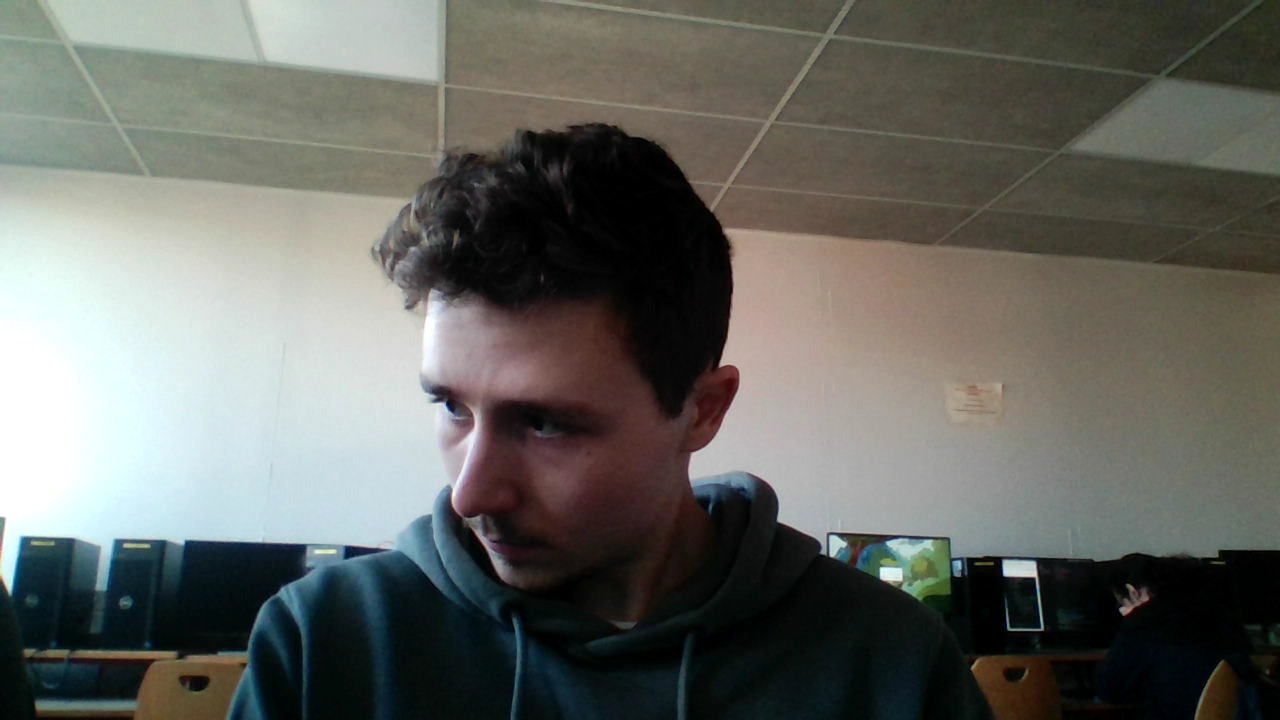
//> input picture data/Angle.jpg, 1280 x 720 px, given in place of the camera
$ ./main   (built with g++ and OpenCV 4)
//> lines starting //> are read from the running program, lines starting //| are printed output that depends on the picture
### src/Vibe.cpp
// [20 lines of licence text are left out]

#include "Vibe.h"

using namespace cv;
using namespace std;

/*===================================================================
 * 构造函数：ViBe
 * 说明：初始化ViBe算法部分参数；
 * 参数：
 *   int num_sam:  每个像素点的样本个数
 *   int min_match:  #min指数
 *   int r:  Sqthere半径
 *   int rand_sam:  子采样概率
 *------------------------------------------------------------------
 * Constructed Function: ViBe
 *
 * Summary:
 *   Init several arguments of ViBe Algorithm.
 *
 * Arguments:
 *   int num_sam - Number of pixel's samples
 *   int min_match - Match Number of make pixel as Background
 *   int r - Radius of pixel value
 *   int rand_sam - the probability of random sample
=====================================================================
*/
ViBe::ViBe(int num_sam, int min_match, int r, int rand_sam) {
//> called with num_sam = 20, min_match = 2, r = 20, rand_sam = 16
    num_samples = num_sam;
    num_min_matches = min_match;
    radius = r;
    random_sample = rand_sam;
    int c_off[9] = { -1, 0, 1, -1, 1, -1, 0, 1, 0 };
    for(int i = 0; i < 9; i++) { c_xoff[i] = c_yoff[i] = c_off[i]; }
}

/*===================================================================
 * 析构函数：~ViBe
 * 说明：释放样本库内存；
 *------------------------------------------------------------------
 * Destructor Function: ~ViBe
 *
 * Summary:
 *   Release the memory of Sample Library.
=====================================================================
*/
ViBe::~ViBe(void) {
    deleteSamples();
}

/*===================================================================
 * 函数名：init
 * 说明：背景模型初始化；
 *    为样本库分配空间；
 * 参数：
 *   Mat img:  源图像
 * 返回值：void
 *------------------------------------------------------------------
 * Function: init
 *
 * Summary:
 *   Init Background Model.
 *   Assign space for sample library.
 *   Read the first frame of video query as background model, then select pixel's
 * neighbourhood pixels randomly and fill the sample library.
 *
 * Arguments:
 *   Mat img - source image
 *
 * Returns:
 *   void
=====================================================================
*/
void ViBe::init(Mat img) {
    // 动态分配三维数组，samples[][][num_samples]存储前景被连续检测的次数
    // Dynamic Assign 3-D Array.
    // sample[img.rows][img.cols][num_samples] is a 3-D Array which includes all pixels' samples.
    samples = new unsigned char**[img.rows];
    for(int i = 0; i < img.rows; i++) {
        samples[i] = new uchar*[img.cols];
        for(int j = 0; j < img.cols; j++) {
            // 数组中，在num_samples之外多增的一个值，用于统计该像素点连续成为前景的次数；
            // the '+ 1' in 'num_samples + 1', it's used to count times of this pixel regarded as foreground pixel.
            samples[i][j] = new uchar[num_samples + 1];
            for(int k = 0; k < num_samples + 1; k++) {
                // 创建样本库时，所有样本全部初始化为0
                // All Samples init as 0 When Creating Sample Library.
                samples[i][j][k] = 0;
            }
        }
    }

    FGModel = Mat::zeros(img.size(), CV_8UC1);
}

/*===================================================================
 * 函数名：ProcessFirstFrame
 * 说明：处理第一帧图像；
 *    读取视频序列第一帧，并随机选取像素点邻域内像素填充样本库，初始化背景模型；
 * 参数：
 *   Mat img:  源图像
 * 返回值：void
 *------------------------------------------------------------------
 * Function: ProcessFirstFrame
 *
 * Summary:
 *   Process First Frame of Video Query, then select pixel's neighbourhood pixels
 * randomly and fill the sample library, and init Background Model.
 *
 * Arguments:
 *   Mat img - source image
 *
 * Returns:
 *   void
=====================================================================
*/
void ViBe::ProcessFirstFrame(Mat img) {
    RNG rng;
    int row, col;

    for(int i = 0; i < img.rows; i++) {
        for(int j = 0; j < img.cols; j++) {
            for(int k = 0; k < num_samples; k++) {
                // 随机选择num_samples个邻域像素点，构建背景模型
                // Random pick up num_samples pixel in neighbourhood to construct the model
                int random;
                random = rng.uniform(0, 9);
                row = i + c_yoff[random];
                random = rng.uniform(0, 9);
                col = j + c_xoff[random];

                // 防止选取的像素点越界
                // Protect Pixel from Crossing the border
                if(row < 0) { row = 0; }
                if(row >= img.rows) { row = img.rows - 1; }
                if(col < 0) { col = 0; }
                if(col >= img.cols) { col = img.cols - 1; }

                // 为样本库赋随机值
                // Set random pixel's Value for Sample Library
                samples[i][j][k] = img.at<uchar>(row, col);
            }
        }
    }
}

/*===================================================================
 * 函数名：Run
 * 说明：运行 ViBe 算法，提取前景区域并更新背景模型样本库；
 * 参数：
 *   Mat img:  源图像
 * 返回值：void
 *------------------------------------------------------------------
 * Function: Run
 *
 * Summary:
 *   Run the ViBe Algorithm: Extract Foreground Areas & Update Background Model Sample Library.
 *
 * Arguments:
 *   Mat img - source image
 *
 * Returns:
 *   void
=====================================================================
*/
// [122 lines left out: function Run, not called in this run]

/*===================================================================
 * 函数名：getFGModel
 * 说明：获取前景模型二值图像；
 * 返回值：Mat
 *------------------------------------------------------------------
 * Function: getFGModel
 *
 * Summary:
 *   get Foreground Model Binary Image.
 *
 * Returns:
 *   Mat
=====================================================================
*/
Mat ViBe::getFGModel() {
    return FGModel;
}

/*===================================================================
 * 函数名：deleteSamples
 * 说明：删除样本库；
 * 返回值：void
 *------------------------------------------------------------------
 * Function: deleteSamples
 *
 * Summary:
 *   Delete Sample Library.
 *
 * Returns:
 *   void
=====================================================================
*/
void ViBe::deleteSamples() {
    delete samples;
}

### src/main.cpp
/***************************************************************************************************
 * @file  main.cpp
 * @brief Contains the main program of the project
 **************************************************************************************************/

#include <iostream>

#include <opencv2/core.hpp>
#include <opencv2/highgui.hpp>
#include <opencv2/video/background_segm.hpp>
#include "opencv2/imgproc.hpp"
#include "opencv2/videoio.hpp"

#include "Vibe.h"

// [38 lines left out: function mergeAndRefineModels, not called in this run]

void grayToBGR(cv::Mat& img) {
    if(img.channels() == 1) { cv::cvtColor(img, img, cv::COLOR_GRAY2BGR); }
};

// [8 lines left out: function addLabel, not called in this run]

int main() {
    try {
        cv::VideoCapture video = cv::VideoCapture(0);
        cv::Mat tmp_frame;
        cv::Mat frame_ycrcb;
        cv::Mat frame_gray;
        cv::Mat out_vibe;
        cv::Mat bgmask;
        cv::Mat out_mog;
        cv::Mat img_top;
        cv::Mat img_bot;
        cv::Mat out_final;
        cv::Mat out_mask_applied;

        ViBe vibe;
        bool count = true;

        cv::Ptr<cv::BackgroundSubtractorMOG2> MOG2Substractor = cv::createBackgroundSubtractorMOG2();
        double alpha = 0.005;                 // MOG2 learning rate - lower = slower but more stable
        MOG2Substractor->setVarThreshold(20); // Background threshold
        MOG2Substractor->setDetectShadows(false);
        MOG2Substractor->setHistory(1000);

        cv::namedWindow("video", 1);

        while(video.isOpened()) {
            if(!video.read(tmp_frame)) {
                std::cout << "Can't receive frame (stream end?). Exiting ...\n";
                break;
            }
//> tmp_frame is the input picture: 720 rows x 1280 cols, CV_8UC3; mean B, G, R 97.4, 102.9, 101.7

            //// Current frame processing

            // MOG2 Processing
            // YCrCb is light independent and other channels change less than HSV
            cv::cvtColor(tmp_frame, frame_ycrcb, cv::COLOR_BGR2YCrCb);
//> frame_ycrcb: 720 rows x 1280 cols, CV_8UC3; mean of channels 0, 1, 2 101.9, 127.8, 125.4

            MOG2Substractor->apply(tmp_frame, out_mog, alpha);
//> out_mog: 720 rows x 1280 cols, CV_8UC1; every value is 255

            // ViBe Processing
            cv::cvtColor(tmp_frame, frame_gray, cv::COLOR_RGB2GRAY);
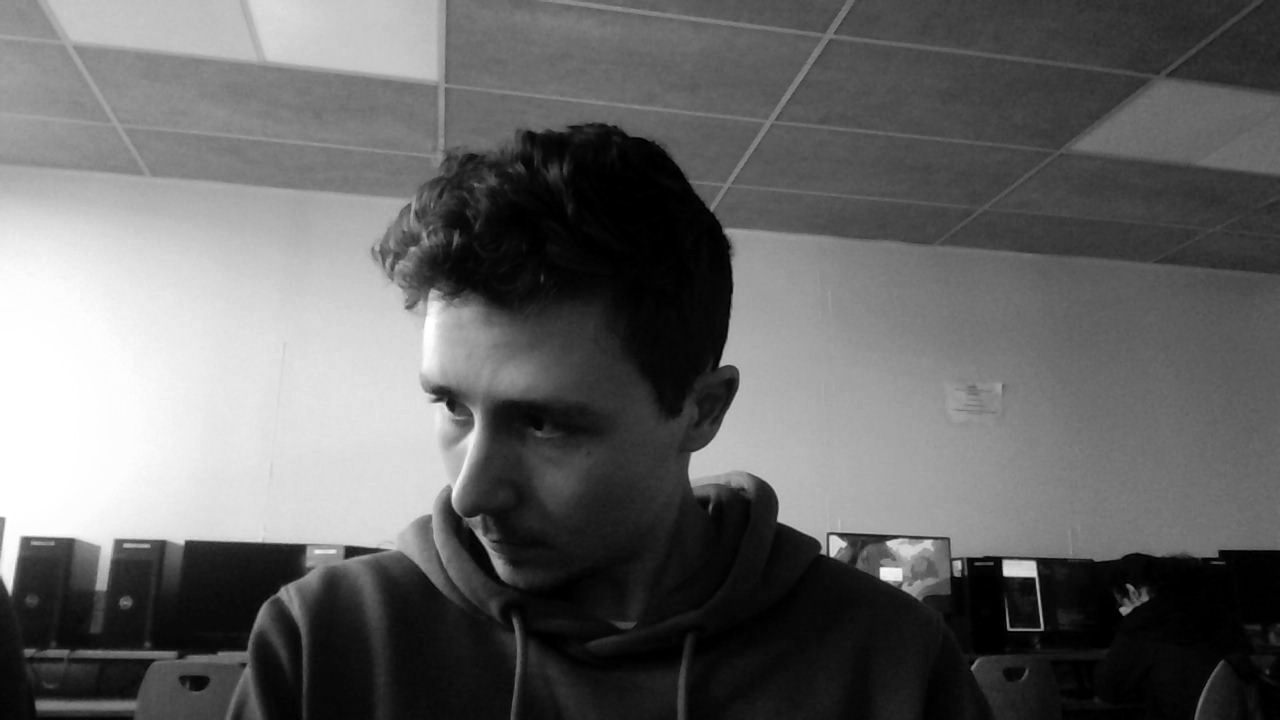
//> frame_gray: 720 rows x 1280 cols, CV_8UC1; min 0, max 255, mean 101.1
            if(count) {
                vibe.init(frame_gray);
                vibe.ProcessFirstFrame(frame_gray);
//> after the loop in ProcessFirstFrame, `for(int i = 0; i < img.rows; i++)`: row = 719; col = 1279
                std::cout << "Training ViBe Success.\n";
                count = false;
            } else {
                vibe.Run(frame_gray);
                out_vibe = vibe.getFGModel();
                // morphologyEx(FGModel, FGModel, MORPH_OPEN, Mat());

                mergeAndRefineModels(out_mog, out_vibe, out_final);

                cv::resize(out_final, out_final, tmp_frame.size());
                cv::resize(out_mog, out_mog, tmp_frame.size());
                cv::resize(out_vibe, out_vibe, tmp_frame.size());

                out_mask_applied.resize(0);
                cv::bitwise_and(tmp_frame, tmp_frame, out_mask_applied, out_final);

                grayToBGR(out_final);
                grayToBGR(out_mog);
                grayToBGR(out_vibe);

                addLabel(tmp_frame, "Video");
                addLabel(out_final, "Final");
                addLabel(out_mog, "MOG2");
                addLabel(out_vibe, "ViBe");

                cv::hconcat(tmp_frame, out_final, img_top);
                cv::hconcat(out_mog, out_vibe, img_bot);
                cv::vconcat(img_top, img_bot, out_final);

                imshow("video", out_final);
                imshow("render", out_mask_applied);
            }

            int keycode = cv::waitKey(30);
//> the Esc key is pressed
            if(keycode == 27) { break; }
        }

    } catch(const std::exception& exception) {
        std::cerr << "ERROR : " << exception.what() << '\n';
        return -1;
    }

    return 0;
}

$ run again, on data/Backlit.jpg
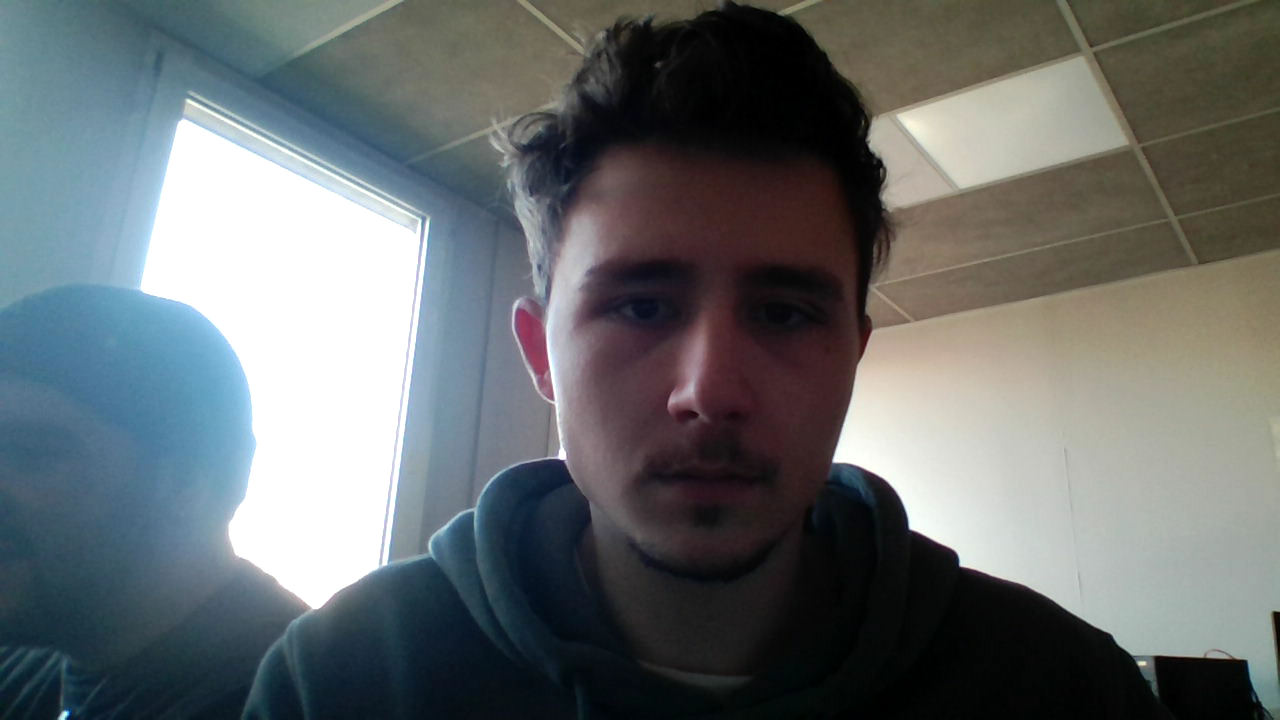
//> input picture data/Backlit.jpg, 1280 x 720 px, given in place of the camera
//> tmp_frame is the input picture: 720 rows x 1280 cols, CV_8UC3; mean B, G, R 109.4, 108.3, 103
//> frame_ycrcb: 720 rows x 1280 cols, CV_8UC3; mean of channels 0, 1, 2 106.9, 125.2, 129.4
//> out_mog: 720 rows x 1280 cols, CV_8UC1; every value is 255
//> `cv::cvtColor(tmp_frame, frame_gray, cv::COLOR_RGB2GRAY);`:
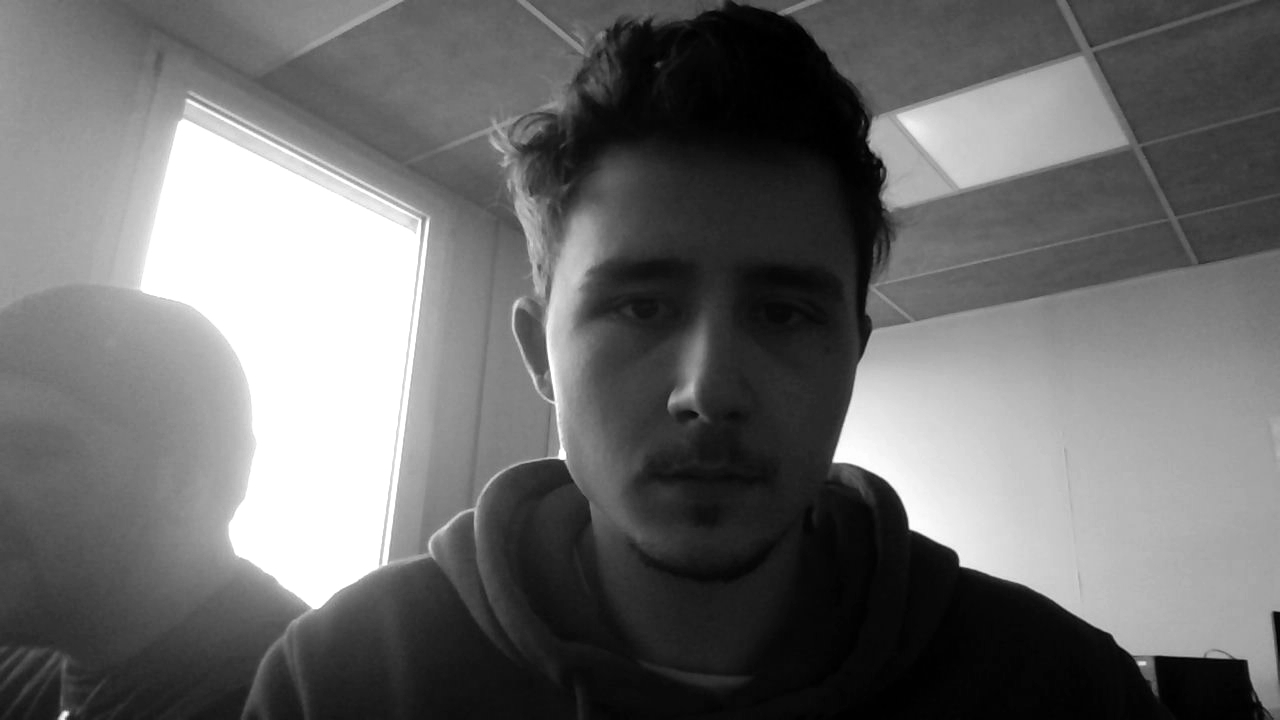
//> frame_gray: 720 rows x 1280 cols, CV_8UC1; min 0, max 255, mean 108.1
//> after the loop in ProcessFirstFrame, `for(int i = 0; i < img.rows; i++)`: row = 719; col = 1279

$ run again, on data/Far.jpg
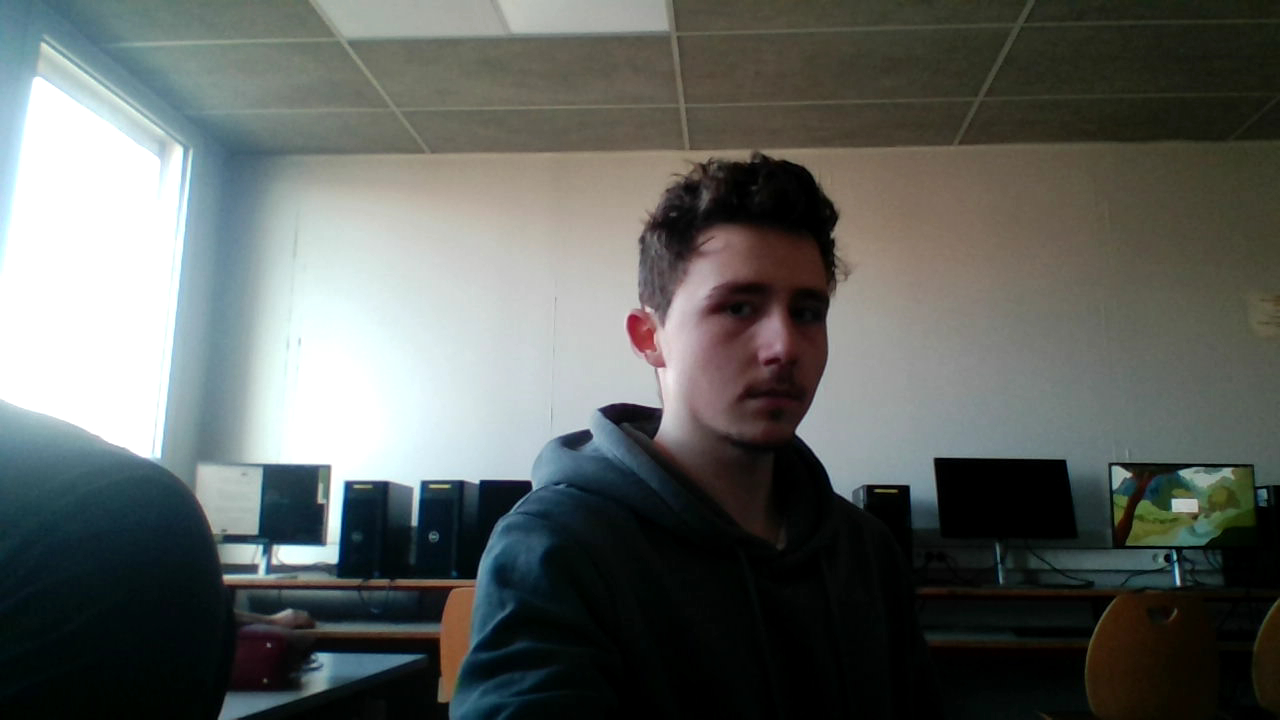
//> input picture data/Far.jpg, 1280 x 720 px, given in place of the camera
//> tmp_frame is the input picture: 720 rows x 1280 cols, CV_8UC3; mean B, G, R 95.3, 98.6, 94.5
//> frame_ycrcb: 720 rows x 1280 cols, CV_8UC3; mean of channels 0, 1, 2 97, 126.2, 127
//> out_mog: 720 rows x 1280 cols, CV_8UC1; every value is 255
//> `cv::cvtColor(tmp_frame, frame_gray, cv::COLOR_RGB2GRAY);`:
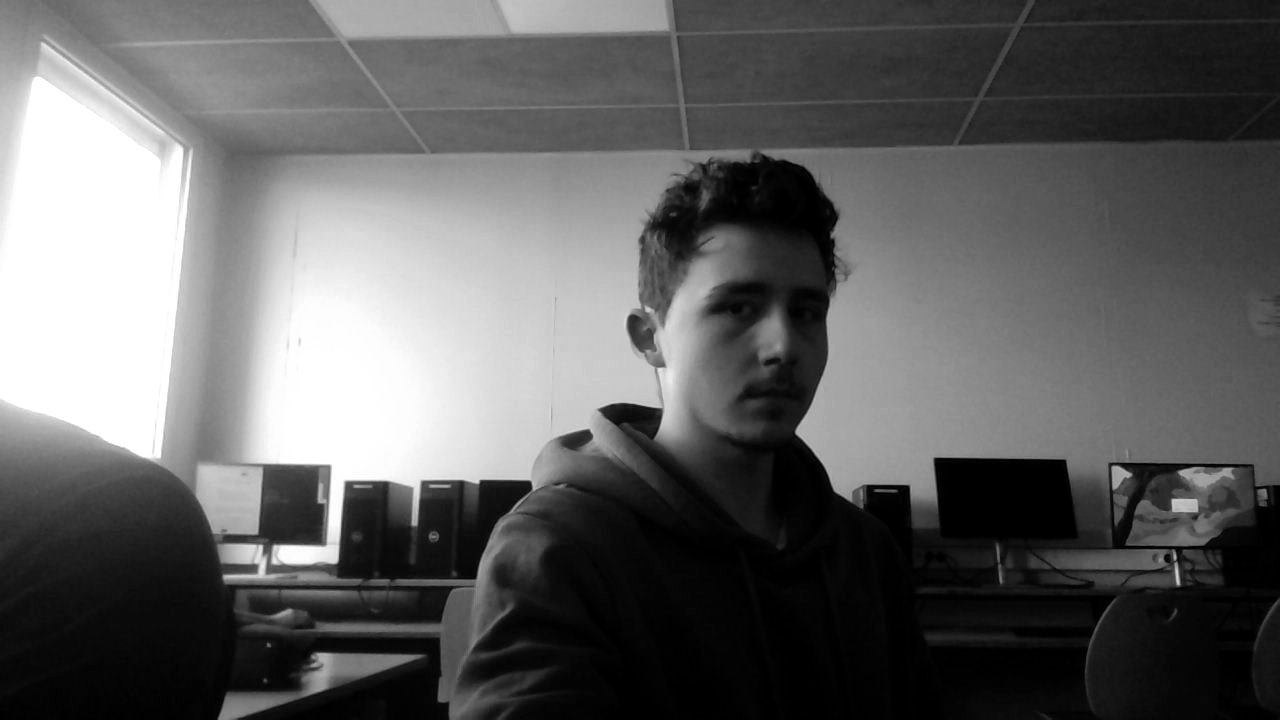
//> frame_gray: 720 rows x 1280 cols, CV_8UC1; min 0, max 255, mean 97.1
//> after the loop in ProcessFirstFrame, `for(int i = 0; i < img.rows; i++)`: row = 719; col = 1279
